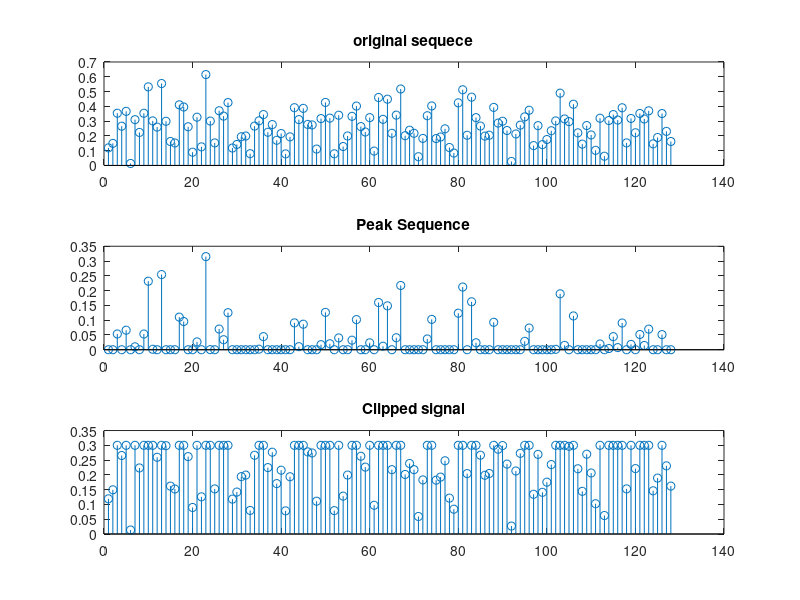
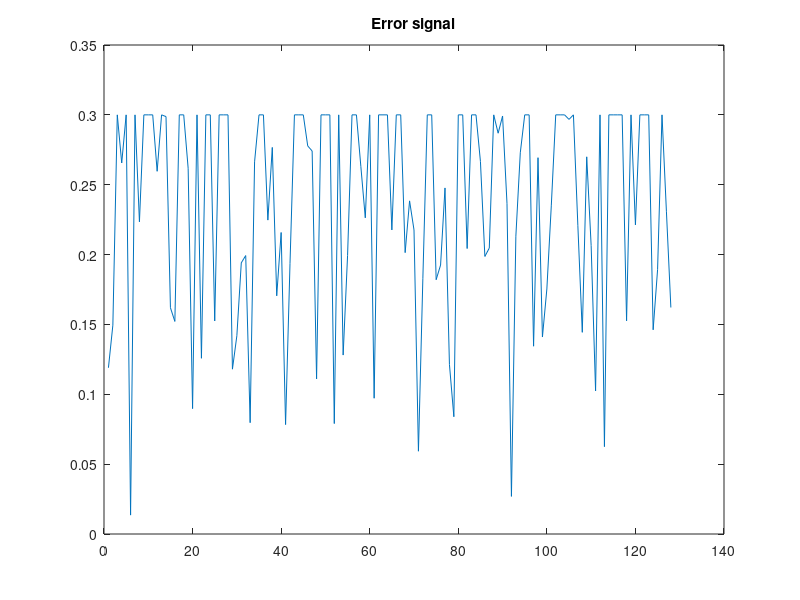

Recreate these plots in MATLAB, in order.
clc;
clear all;
close all;
N=128;
x = randi([0,1],1,512);
M=16;
k=log2(M);
r=reshape(x,length(x)/k,k);
v=bi2de(r,'left-msb');
m=qammod(v,M);
y_if=ifft(m,N);
x=transpose(y_if);
x_abs=abs(x);
subplot(3,1,1);
stem(x_abs)
title('original sequece');
papr=10*log(max(x_abs.^2)/mean(x_abs.^2));
disp('PAPR of original signal in dB');
disp(papr);
t=0.3;
for i=1:1:N
if x_abs(i)>t
  
    x1(i)=x_abs(i)-t;
else
    x1(i)=0;
end
end
x3=abs(x1);
x4=x_abs-x3;
papr1=10*log(max(x4.^2)/mean(x4.^2));
disp('PAPR of cliiped seq in dB');
disp(papr1);
subplot(3,1,2);
stem(x1)
title('Peak Sequence');
subplot(3,1,3);
stem(x4)
title('Clipped signal');
error=(abs(x_abs-x4)).^2;
MMSE=(sum(error))/N;
figure;
plot(x_abs-x1)
title('Error signal');
disp('MMSE=');
disp(MMSE);
%===========sample o/p=================
% PAPR of original signal in dB
%    20.6920
% 
% PAPR of cliiped seq in dB
%     5.6330
% 
% MMSE=
%     0.0070